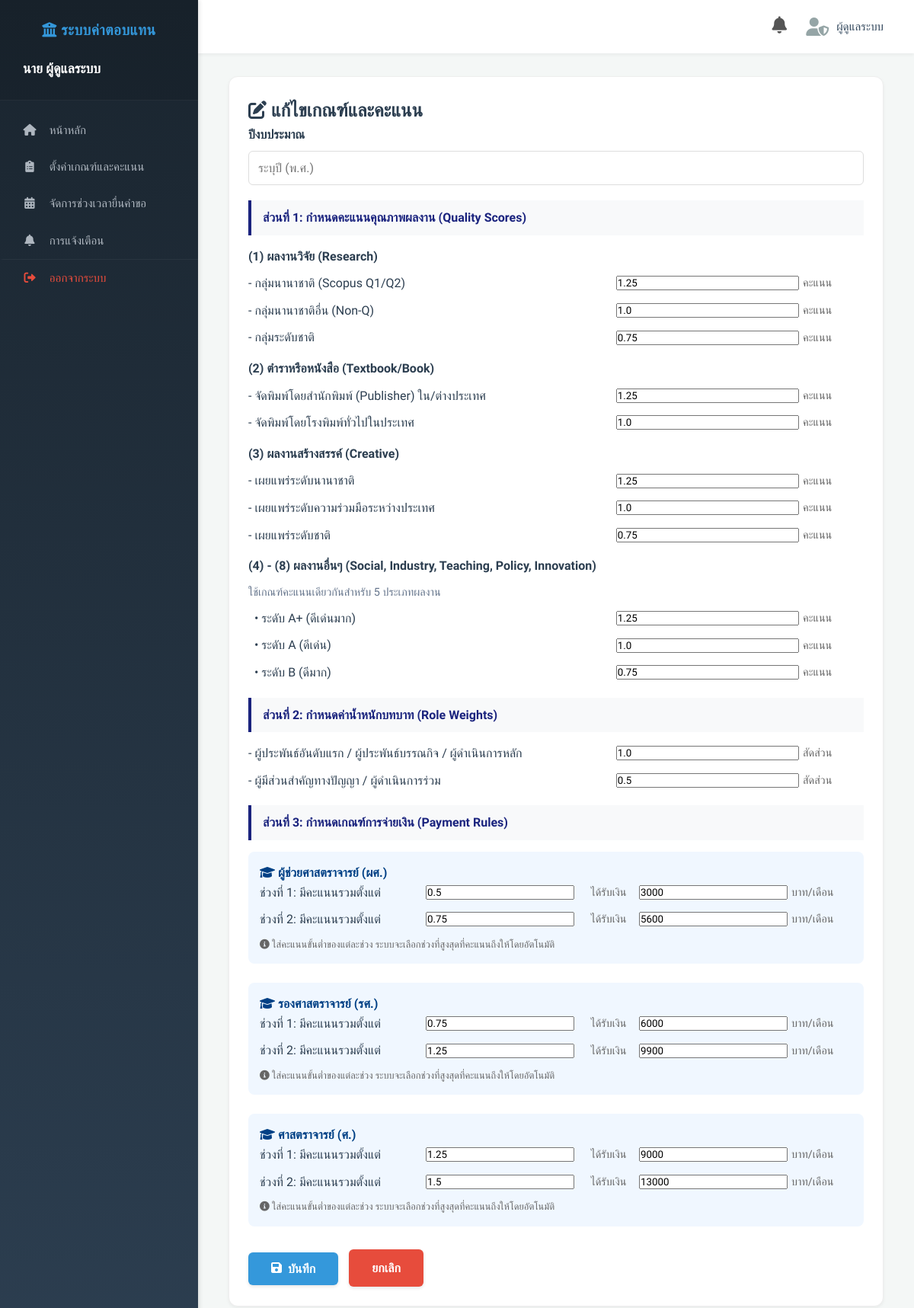
The app's page /edit_criteria?year=2569 (signed in), older data.
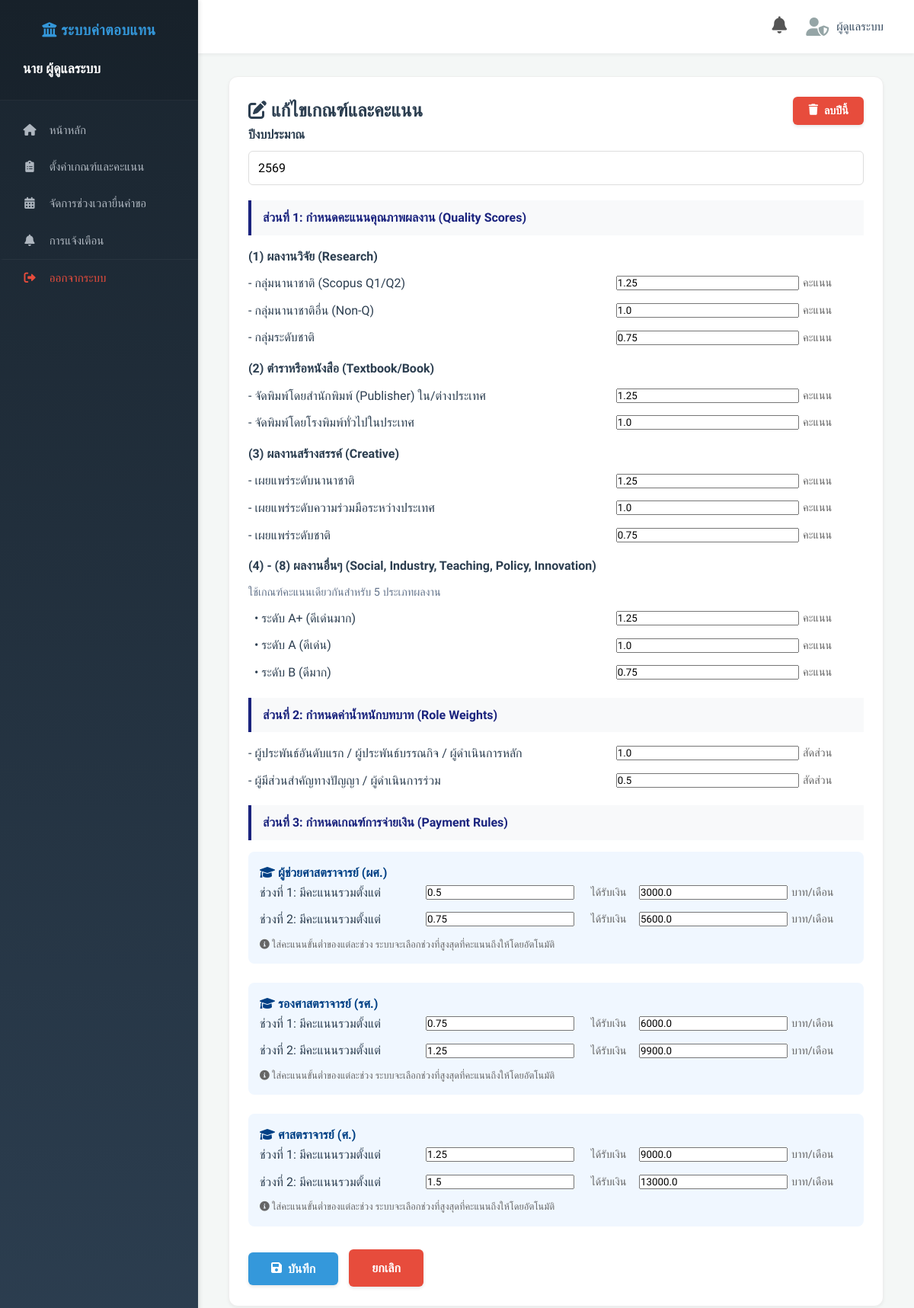
The same page, newer data.
### tables this page shows
CREATE TABLE Criteria (
            fiscal_year TEXT PRIMARY KEY,
            quality_scores TEXT,
            role_weights TEXT,
            payment_rules TEXT
        );

### routes/admin.py (the view, shortened to what this page needs)
@admin_bp.route('/edit_criteria', methods=['GET', 'POST']) # ผู้รับผิดชอบ: นายภัทรพงษ์ จรรยากรณ์ (เกณฑ์คะแนน)
def edit_criteria():
    if 'username' not in session or session['role'] != 'admin':
        return redirect(url_for('auth.login'))
    fiscal_year = request.args.get('year')
    row = query_db('SELECT * FROM Criteria WHERE fiscal_year = ?', (fiscal_year,), one=True)
    criteria_data = None
    if row:
        criteria_data = dict(row)
        criteria_data['quality_scores'] = json.loads(criteria_data['quality_scores']) if criteria_data.get('quality_scores') else {}
        criteria_data['role_weights'] = json.loads(criteria_data['role_weights']) if criteria_data.get('role_weights') else {}
        criteria_data['payment_rules'] = json.loads(criteria_data['payment_rules']) if criteria_data.get('payment_rules') else {}
    if not criteria_data:
        criteria_data = {
            "fiscal_year": "",
            "quality_scores": {
                "research": {"tier1": 1.25, "non_q": 1.00, "national": 0.75},
                "merged_abc": {"a_plus": 1.25, "a": 1.00, "b": 0.75},
                "textbook": {"publisher": 1.25, "general": 1.00},
                "creative": {"international": 1.25, "cooperation": 1.00, "national": 0.75}
            },
            "role_weights": {"main": 1.0, "co": 0.5},
            "payment_rules": {
                "asst_prof": [{"min_score": 0.50, "amount": 3000}, {"min_score": 0.75, "amount": 5600}],
                "assoc_prof": [{"min_score": 0.75, "amount": 6000}, {"min_score": 1.25, "amount": 9900}],
                "prof": [{"min_score": 1.25, "amount": 9000}, {"min_score": 1.50, "amount": 13000}]
            }
        }
    return render_template('edit_criteria.html', data=criteria_data, name=session['name'], role=session['role'])

### database.py (called while the page is built)
def get_db_connection():
    os.makedirs(os.path.dirname(DATABASE_PATH), exist_ok=True)
    conn = sqlite3.connect(DATABASE_PATH)
    conn.row_factory = sqlite3.Row
    return conn

def query_db(query, args=(), one=False):
    conn = get_db_connection()
    cur = conn.execute(query, args)
    rv = cur.fetchall()
    conn.close()
    return (rv[0] if rv else None) if one else rv

### utils/helpers.py (called while the page is built, shortened)
def get_current_fiscal_year():
    today = datetime.now()
    if today.month >= 10:
        return today.year + 543 + 1
    return today.year + 543

def is_within_timeline():
    current_fy = get_current_fiscal_year()
    config = query_db('SELECT * FROM TimelineConfig WHERE fiscal_year = ?', (str(current_fy),), one=True)
    if not config:
        config = query_db('SELECT * FROM TimelineConfig ORDER BY fiscal_year DESC LIMIT 1', one=True)
    if not config:
        return True # Default open if absolutely no config exists

### templates/edit_criteria.html (shortened to what the changed rows need)
<!DOCTYPE html>
<html lang="th">
<head>
    <link rel="stylesheet" href="{{ url_for('static', filename='style.css') }}">
    <link rel="stylesheet" href="https://cdnjs.cloudflare.com/ajax/libs/font-awesome/6.0.0/css/all.min.css">
</head>
<body>
    <div class="dashboard-wrapper">
        <main class="main-content">
            <section class="content-area">
                <div class="form-container">
                    <div style="display: flex; justify-content: space-between; align-items: center;">
                        <h2><i class="fas fa-edit"></i> แก้ไขเกณฑ์และคะแนน</h2>
                        {% if data.fiscal_year %}
                        <form method="POST" onsubmit="return confirm('ยืนยันการลบข้อมูลปี {{ data.fiscal_year }}?');">
                            <button type="submit" class="btn-danger"><i class="fas fa-trash"></i> ลบปีนี้</button>
                        </form>
                        {% endif %}
                    </div>
                    <form method="POST">
                        <div class="form-group">
                            <label style="font-weight: bold;">ปีงบประมาณ</label>
                            <input type="number" name="fiscal_year" value="{{ data.fiscal_year }}" required
                                placeholder="ระบุปี (พ.ศ.)">
                        </div>
                        {% set ts = data.quality_scores.get('textbook', {'publisher': 1.25, 'general': 1.0}) %}
                        {% set cs = data.quality_scores.get('creative', {'international': 1.25, 'cooperation': 1.0,
                        'national': 0.75}) %}
                        {% set m_scores = data.quality_scores.get('merged_abc', {'a_plus': 1.25, 'a': 1.0, 'b': 0.75})
                        %}
                        {% for pos_key, pos_label, pos_id in [
                        ('asst_prof', 'ผู้ช่วยศาสตราจารย์ (ผศ.)', 'asst'),
                        ('assoc_prof', 'รองศาสตราจารย์ (รศ.)', 'assoc'),
                        ('prof', 'ศาสตราจารย์ (ศ.)', 'prof')
                        ] %}
                        <div style="margin-bottom: 25px; padding: 15px; background: #f0f7ff; border-radius: 8px;">
                            <h4 style="margin-top: 0; color: #004085;"><i class="fas fa-graduation-cap"></i> {{
                                pos_label }}</h4>
                            <div id="tiers-{{ pos_id }}">
                                {% set tiers = data.payment_rules.get(pos_key, []) %}
                                {% if tiers is mapping %} {% set tiers = [tiers] %} {% endif %}
                                {% for i in range(2) %}
                                {% set t = tiers[i] if i < tiers|length else {} %} <div class="form-row">
                                    <label style="flex: 1;">ช่วงที่ {{ i+1 }}: มีคะแนนรวมตั้งแต่ </label>
                                    <input type="number" step="0.01" name="{{ pos_id }}_min_{{ i }}"
                                        value="{{ t.min_score }}" style="flex: 0.5;" placeholder="0.00">
                                    <span class="unit-label" style="text-align:center;">ได้รับเงิน</span>
                                    <input type="number" name="{{ pos_id }}_amt_{{ i }}" value="{{ t.amount }}"
                                        style="flex: 0.8;" placeholder="บาท">
                                    <span class="unit-label">บาท/เดือน</span>
                            </div>
                            {% endfor %}
                        </div>
                        <p style="font-size: 0.8em; color: #666; margin: 5px 0 0;"><i class="fas fa-info-circle"></i>
                            ใส่คะแนนขั้นต่ำของแต่ละช่วง ระบบจะเลือกช่วงที่สูงสุดที่คะแนนถึงให้โดยอัตโนมัติ</p>
                </div>
                {% endfor %}
                </form>
    </div>
    </section>
    </main>
    </div>
</body>
</html>

Row changes from the older to the newer data that the page shows:
added Criteria: fiscal_year "2569"
Text that changed along with them:
form field amount: "3000" → "3000.0"
form field amount: "5600" → "5600.0"
form field amount: "6000" → "6000.0"
form field amount: "9900" → "9900.0"
form field amount: "9000" → "9000.0"
form field amount: "13000" → "13000.0"
text now shown: "ลบปีนี้"
